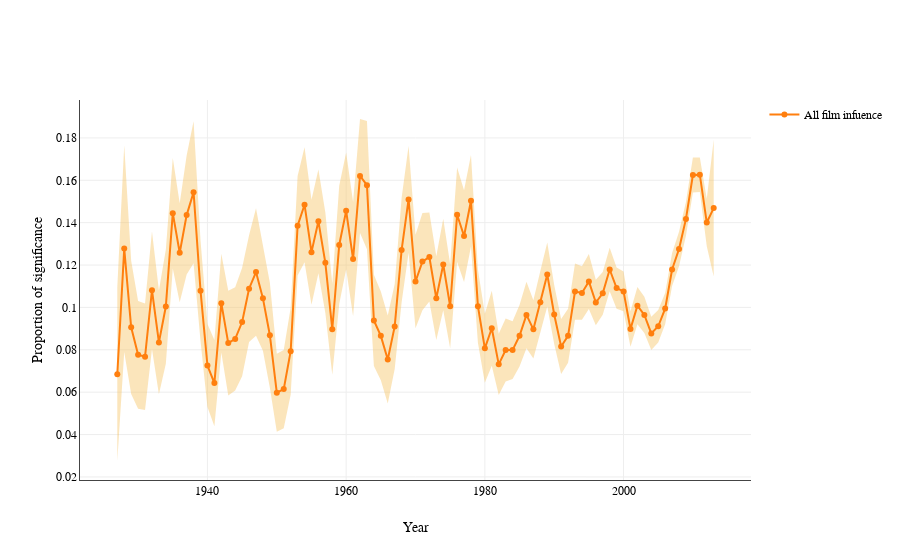

Notebook cell for this chart:
### Code cell
fig = go.Figure([
    go.Scatter(
        name='Upper Bound',
        x=ci_per_year_df['year'],
        y=ci_per_year_df['ci_upper'],
        mode='lines',
        # line_shape='spline',
        marker=dict(color="rgb(244,189,85)"),
        line=dict(width=0),
        showlegend=False
    ),
    go.Scatter(
        name='Lower Bound',
        x=ci_per_year_df['year'],
        y=ci_per_year_df['ci_lower'],
        marker=dict(color="rgb(244,189,85)"),
        line=dict(width=0, color="rgb(244,189,85)"),
        # line_shape='spline',
        mode='lines',
        fillcolor='rgba(244,189,85, 0.4)',
        fill='tonexty',
        showlegend=False
    ),
    go.Scatter(
        name='All film infuence',
        x=ci_per_year_df['year'],
        y=ci_per_year_df['mean'],
        mode='lines + markers',
        marker=dict(color="#FF7F0E"),
        line=dict(color="#FF7F0E"),
        # line_shape='spline'
    )
])
fig.update_layout(
    # title='Average general influence of films per month',
    hovermode="x",
    xaxis=dict(title='Year', linewidth=1),
    yaxis=dict(title='Proportion of significance', linewidth=1),
)

fig.show()

# Export to html
fig.write_html('q1_proportion_total.html', include_plotlyjs="cdn", config={'displayModeBar': False})
